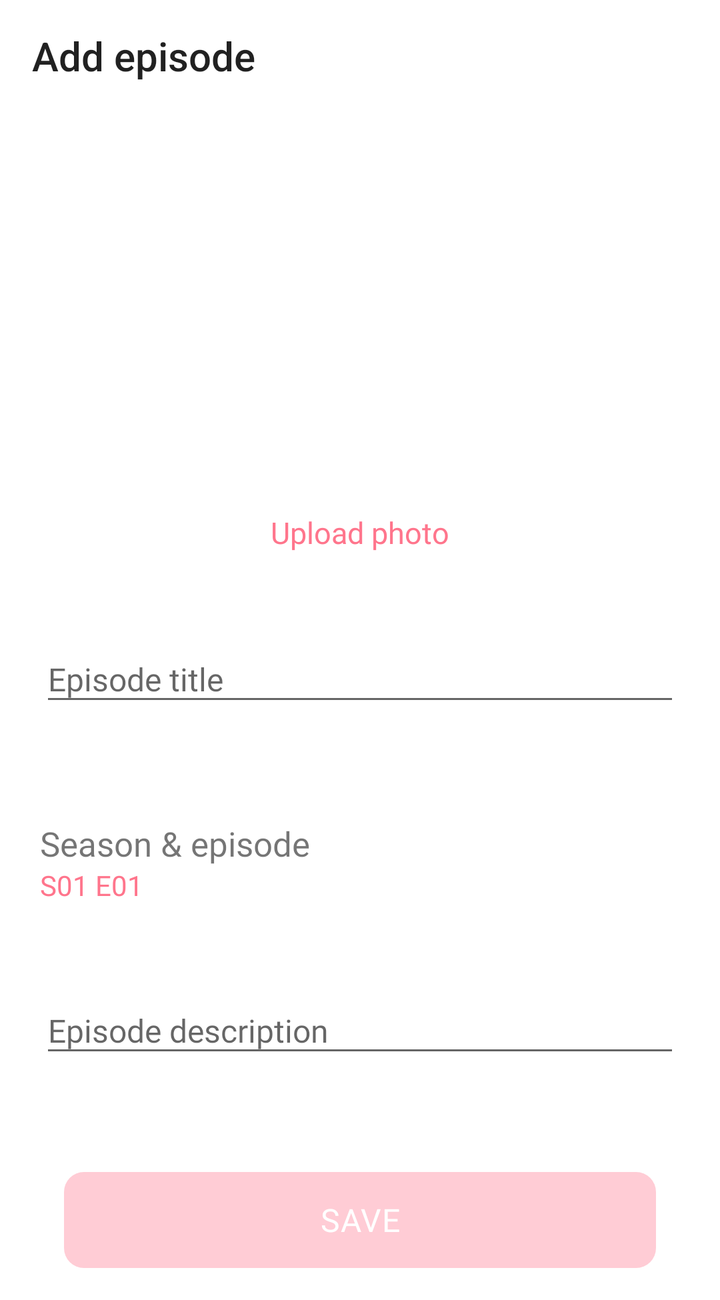
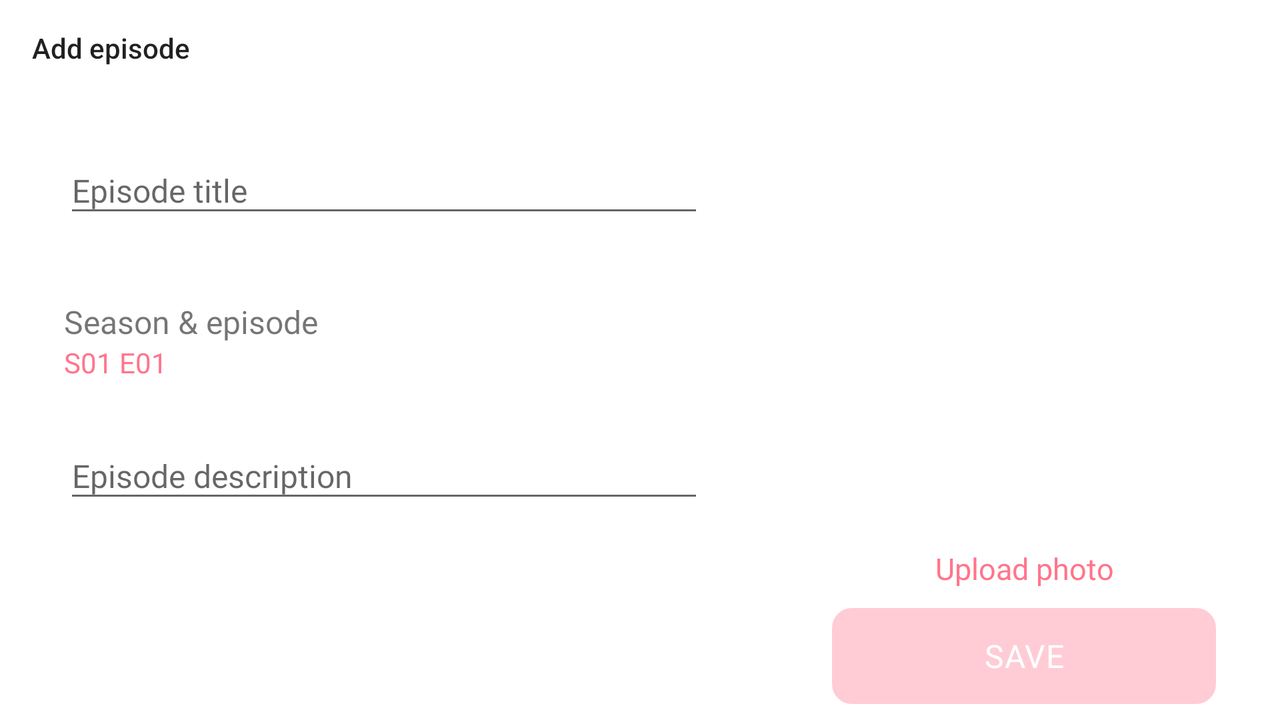

One screen, two layout resources from the same app: the default and the repository's alternative for another configuration. Each is rendered where Android would select it; the XML of both is given below.
<!-- AndroidManifest.xml: application theme AppTheme -->
<!-- res/layout/fragment_add_episode.xml -->
<?xml version="1.0" encoding="utf-8"?>
<ScrollView
        xmlns:android="http://schemas.android.com/apk/res/android"
        xmlns:app="http://schemas.android.com/apk/res-auto"
        android:layout_width="match_parent"
        android:layout_height="match_parent"
        android:clickable="true"
        android:background="@color/white"
        android:focusable="true"
>

    <android.support.constraint.ConstraintLayout
            android:layout_height="match_parent"
            android:background="@color/white"
            android:clickable="true"
            android:layout_width="match_parent">

        <android.support.design.widget.AppBarLayout
                android:layout_width="match_parent"
                android:layout_height="wrap_content"
                app:layout_constraintTop_toTopOf="parent"
                android:id="@+id/appBarLayout">

            <android.support.v7.widget.Toolbar
                    android:layout_width="match_parent"
                    android:layout_height="wrap_content"
                    android:id="@+id/toolbar"
                    android:navigationIcon="?attr/homeAsUpIndicator"
                    app:title="@string/addEpisode"
                    style="@style/MyToolbarTheme"/>

        </android.support.design.widget.AppBarLayout>

        <LinearLayout
                android:layout_width="match_parent"
                android:layout_height="wrap_content"
                android:orientation="vertical"
                android:gravity="center"

                android:layout_marginLeft="20dp"
                android:layout_marginRight="20dp"
                app:layout_constraintTop_toBottomOf="@id/appBarLayout"

                android:id="@+id/linearLayout"
        >
            <android.support.constraint.ConstraintLayout
                    android:id="@+id/pictureBackground"
                    android:layout_width="match_parent"
                    android:layout_height="200dp"
                    android:orientation="vertical"
                    android:gravity="center"
            >

                <ImageView
                        android:id="@+id/image"
                        android:layout_width="wrap_content"
                        android:layout_height="wrap_content"

                        android:src="@drawable/ic_camera"
                        android:scaleType="fitCenter"
                        android:contentDescription="@string/small_camera_picture"

                        app:layout_constraintEnd_toEndOf="parent" android:layout_marginStart="8dp"
                        app:layout_constraintStart_toStartOf="parent"
                        app:layout_constraintBottom_toBottomOf="parent" android:layout_marginTop="8dp"
                        app:layout_constraintTop_toTopOf="parent"/>


            </android.support.constraint.ConstraintLayout>


            <TextView
                    android:fontFamily="@font/karla_bold"
                    android:id="@+id/uploadPhoto"
                    android:layout_width="wrap_content"
                    android:layout_height="wrap_content"
                    android:text="@string/uploadPhoto"
                    android:textSize="15sp"
                    android:textColor="#ff758c"
                    android:lineSpacingExtra="7sp"/>

            <TextView
                    android:id="@+id/changePhoto"
                    android:layout_width="wrap_content"
                    android:layout_height="wrap_content"
                    android:text="@string/changePhoto"
                    android:textSize="15sp"
                    android:textColor="#ff758c"
                    android:lineSpacingExtra="7sp"
                    android:visibility="gone"/>

            <android.support.design.widget.TextInputLayout
                    android:id="@+id/episodeTitleLayout"
                    android:layout_width="match_parent"
                    android:layout_height="wrap_content"
                    android:layout_marginTop="32dp"
                    app:errorEnabled="true">
                <android.support.design.widget.TextInputEditText
                        android:id="@+id/episodeTitle"
                        android:layout_height="wrap_content"
                        android:layout_width="match_parent"
                        android:hint="@string/episodeTitle"
                        android:inputType="text"
                        android:textSize="16sp"
                />
            </android.support.design.widget.TextInputLayout>


            <TextView
                    android:layout_width="match_parent"
                    android:layout_height="wrap_content"
                    android:text="@string/seasonAndEpisode"
                    android:textSize="17sp"
                    android:layout_marginTop="32dp"
            />

            <TextView
                    android:id="@+id/seasonEpisodeNumberSelector"
                    android:layout_width="match_parent"
                    android:layout_height="wrap_content"
                    android:text="@string/seasonEpisode"
                    android:textColor="@color/colorAccent"
                    android:textSize="14sp"/>

            <android.support.design.widget.TextInputLayout
                    android:id="@+id/episodeDescriptionLayout"
                    android:layout_width="match_parent"
                    android:layout_height="wrap_content"
                    android:layout_marginTop="32dp"
                    app:errorEnabled="true">

                <android.support.design.widget.TextInputEditText
                        android:id="@+id/episodeDescription"
                        android:layout_height="wrap_content"
                        android:layout_width="match_parent"
                        android:hint="@string/episodeDescripiton"
                        android:inputType="text"
                        android:textSize="16sp"/>
            </android.support.design.widget.TextInputLayout>

        </LinearLayout>


        <Button
                android:id="@+id/btnSave"
                android:layout_width="match_parent"
                android:layout_height="wrap_content"

                android:background="@drawable/button_selector"

                android:text="@string/save"
                android:textSize="16sp"
                android:textColor="#ffffff"
                android:letterSpacing="0.02"
                android:lineSpacingExtra="4sp"
                android:textAlignment="center"

                android:enabled="false"

                app:layout_constraintBottom_toBottomOf="parent"
                app:layout_constraintTop_toBottomOf="@+id/linearLayout"

                android:layout_marginBottom="16dp"
                android:layout_marginTop="32dp"
                android:layout_marginStart="32dp"
                android:layout_marginEnd="32dp"
        />


    </android.support.constraint.ConstraintLayout>
</ScrollView>
<!-- resources referenced by this layout -->
<resources>
  <color name="colorAccent">#ff758c</color>
  <color name="white">#ffffff</color>
  <!-- drawable button_selector (drawable) -->
  <?xml version="1.0" encoding="utf-8"?>
  <selector xmlns:android="http://schemas.android.com/apk/res/android">
  
  
      <item android:drawable="@drawable/rounded_button_selected" android:state_enabled="true" ></item>
  
      <item android:drawable="@drawable/rounded_button_deselected"></item>
  
  </selector>
  <string name="addEpisode">Add episode</string>
  <string name="changePhoto">Change Photo</string>
  <string name="episodeDescripiton">Episode description</string>
  <string name="episodeTitle">Episode title</string>
  <string name="save">Save</string>
  <string name="seasonAndEpisode">Season &amp; episode</string>
  <string name="seasonEpisode">S01 E01</string>
  <string name="small_camera_picture">small camera picture</string>
  <string name="uploadPhoto">Upload photo</string>
  <style name="MyToolbarTheme" parent="@style/ThemeOverlay.AppCompat.Dark.ActionBar">
          <item name="colorPrimary">@color/black</item>
          <item name="colorPrimaryDark">@color/black</item>
          <item name="colorAccent">@color/black</item>
          <item name="android:homeAsUpIndicator">@drawable/ic_back_arrow_light</item>
          <item name="android:background">@color/white</item>
          <item name="android:fontFamily">@font/karla_bold</item>
      </style>
  <style name="AppTheme" parent="Theme.AppCompat.Light.NoActionBar">
          
          <item name="colorPrimary">@color/colorPrimary</item>
          <item name="colorPrimaryDark">@color/black</item>
          <item name="colorAccent">@color/colorAccent</item>
          <item name="android:fontFamily">@font/karla_regular</item>
      </style>
  <!-- drawable rounded_button_selected (drawable) -->
  <?xml version="1.0" encoding="utf-8"?>
  <shape xmlns:android="http://schemas.android.com/apk/res/android"
         android:shape="rectangle"
         android:layout_width="wrap_content"
         android:layout_height="wrap_content">
  
      <solid android:color="@color/colorPrimary"/>
  
      <corners android:bottomRightRadius="20dp"
               android:bottomLeftRadius="20dp"
               android:topRightRadius="20dp"
               android:topLeftRadius="20dp"/>
  </shape>
  <!-- drawable rounded_button_deselected (drawable) -->
  <?xml version="1.0" encoding="utf-8"?>
  <shape xmlns:android="http://schemas.android.com/apk/res/android"
         android:shape="rectangle"
         android:layout_width="wrap_content"
         android:layout_height="wrap_content">
  
      <solid android:color="@color/colorButtonDisabled"/>
  
      <corners android:bottomRightRadius="10dp"
               android:bottomLeftRadius="10dp"
               android:topRightRadius="10dp"
               android:topLeftRadius="10dp"/>
  </shape>
  <color name="black">#000000</color>
  <color name="colorPrimary">#ff758c</color>
  <color name="colorButtonDisabled">#ffccd5</color>
</resources>
<!-- res/layout-land/fragment_add_episode.xml (the repository's variant of the layout above) -->
<!-- drawn on the phone turned sideways -->
<?xml version="1.0" encoding="utf-8"?>
<LinearLayout
        xmlns:android="http://schemas.android.com/apk/res/android"
        xmlns:app="http://schemas.android.com/apk/res-auto"
        android:baselineAligned="false"
        android:layout_width="match_parent"
        android:layout_height="match_parent"
        android:orientation="vertical"
        android:clickable="true"
        android:focusable="true"
        android:background="@color/white"
>

    <android.support.design.widget.AppBarLayout
            android:layout_width="match_parent"
            android:layout_height="wrap_content"
            app:layout_constraintTop_toTopOf="parent"
            android:id="@+id/appBarLayout">

        <android.support.v7.widget.Toolbar
                android:layout_width="match_parent"
                android:layout_height="wrap_content"
                android:id="@+id/toolbar"
                android:navigationIcon="?attr/homeAsUpIndicator"
                app:title="@string/addEpisode"
                style="@style/MyToolbarTheme"
        />
    </android.support.design.widget.AppBarLayout>

    <LinearLayout
            android:baselineAligned="false"
            android:layout_width="match_parent"
            android:layout_height="match_parent"
            android:orientation="horizontal"
            android:weightSum="100"
    >

        <ScrollView
                android:layout_width="0dp"
                android:layout_height="wrap_content"
                android:layout_weight="60">


            <LinearLayout
                    android:id="@+id/linearLayout"
                    android:layout_width="match_parent"
                    android:layout_height="wrap_content"
                    android:orientation="vertical"
                    android:gravity="center"
                    android:layout_marginLeft="32dp"
                    android:layout_marginRight="32dp">

                <android.support.design.widget.TextInputLayout
                        android:id="@+id/episodeTitleLayout"
                        android:layout_width="match_parent"
                        android:layout_height="wrap_content"
                        android:layout_marginTop="16dp"
                        app:errorEnabled="true">
                    <android.support.design.widget.TextInputEditText
                            android:id="@+id/episodeTitle"
                            android:layout_height="wrap_content"
                            android:layout_width="match_parent"
                            android:hint="@string/episodeTitle"
                            android:inputType="text"
                            android:textSize="16sp"
                    />
                </android.support.design.widget.TextInputLayout>


                <TextView
                        android:layout_width="match_parent"
                        android:layout_height="wrap_content"
                        android:text="@string/seasonAndEpisode"
                        android:textSize="16sp"
                        android:layout_marginTop="16dp"
                />

                <TextView
                        android:id="@+id/seasonEpisodeNumberSelector"
                        android:layout_width="match_parent"
                        android:layout_height="wrap_content"
                        android:text="@string/seasonEpisode"
                        android:textColor="@color/colorAccent"
                        android:textSize="14sp"/>

                <android.support.design.widget.TextInputLayout
                        android:id="@+id/episodeDescriptionLayout"
                        android:layout_width="match_parent"
                        android:layout_height="wrap_content"
                        android:layout_marginTop="16dp"
                        app:errorEnabled="true">

                    <android.support.design.widget.TextInputEditText
                            android:id="@+id/episodeDescription"
                            android:layout_height="wrap_content"
                            android:layout_width="match_parent"
                            android:hint="@string/episodeDescripiton"
                            android:inputType="text"
                            android:textSize="16sp"/>
                </android.support.design.widget.TextInputLayout>




            </LinearLayout>

        </ScrollView>


        <android.support.constraint.ConstraintLayout
                android:layout_width="0dp"
                android:layout_height="match_parent"
                android:layout_weight="40"
                android:orientation="vertical"
                android:id="@+id/pictureBackground"
        >
            <LinearLayout
                    android:id="@+id/imageContainer"
                    android:layout_width="match_parent"
                    android:layout_height="200dp"

                    android:gravity="center"
                    android:layout_marginTop="8dp" app:layout_constraintTop_toTopOf="parent">
                <ImageView
                        android:id="@+id/image"
                        android:layout_width="wrap_content"
                        android:layout_height="wrap_content"

                        android:src="@drawable/ic_camera"
                        android:scaleType="fitCenter"
                        android:contentDescription="@string/small_camera_picture"
                />

            </LinearLayout>

            <TextView
                    android:id="@+id/uploadPhoto"
                    android:layout_width="match_parent"
                    android:layout_height="wrap_content"
                    android:text="@string/uploadPhoto"
                    android:textSize="15sp"
                    android:textColor="#ff758c"
                    android:lineSpacingExtra="7sp"
                    android:gravity="center"
                    android:layout_marginTop="16dp"
                    app:layout_constraintTop_toBottomOf="@+id/imageContainer" android:layout_marginBottom="8dp"
                    app:layout_constraintBottom_toTopOf="@+id/btnSave"/>

            <TextView
                    android:id="@+id/changePhoto"
                    android:layout_width="match_parent"
                    android:layout_height="wrap_content"
                    android:text="@string/changePhoto"
                    android:textSize="15sp"
                    android:textColor="#ff758c"
                    android:lineSpacingExtra="7sp"
                    android:visibility="gone"
                    android:gravity="center"
                    app:layout_constraintTop_toBottomOf="@id/imageContainer"
                    android:layout_marginTop="16dp"
                    android:layout_marginBottom="8dp" app:layout_constraintBottom_toTopOf="@+id/btnSave"/>

            <Button
                    android:id="@+id/btnSave"
                    android:layout_width="match_parent"
                    android:layout_height="wrap_content"

                    android:background="@drawable/button_selector"

                    android:text="@string/save"
                    android:textSize="16sp"
                    android:textColor="#ffffff"
                    android:letterSpacing="0.02"
                    android:lineSpacingExtra="4sp"
                    android:textAlignment="center"

                    android:enabled="false"

                    app:layout_constraintStart_toStartOf="parent"
                    app:layout_constraintEnd_toEndOf="parent"
                    android:layout_marginStart="32dp"
                    android:layout_marginEnd="32dp"
                    android:layout_marginTop="48dp"
                    app:layout_constraintTop_toBottomOf="@+id/imageContainer" android:layout_marginBottom="8dp"
                    app:layout_constraintBottom_toBottomOf="parent"/>

        </android.support.constraint.ConstraintLayout>

    </LinearLayout>


</LinearLayout>
